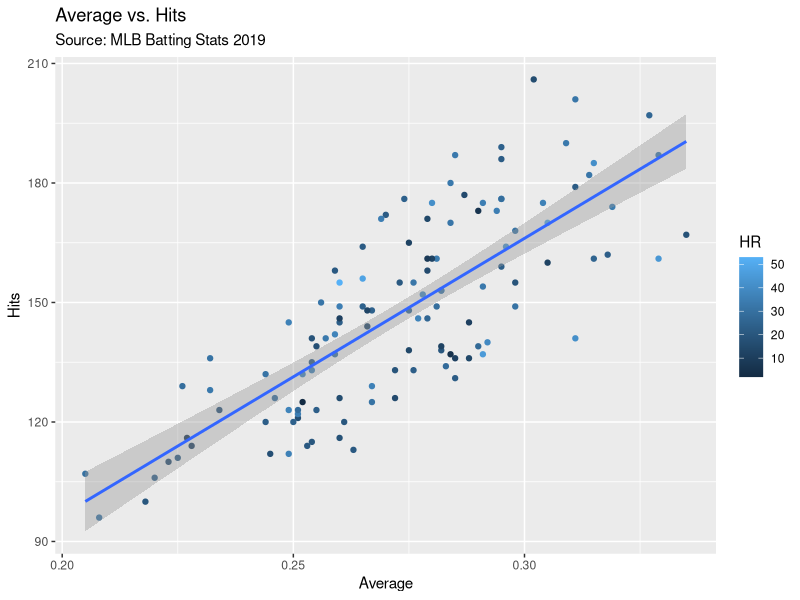
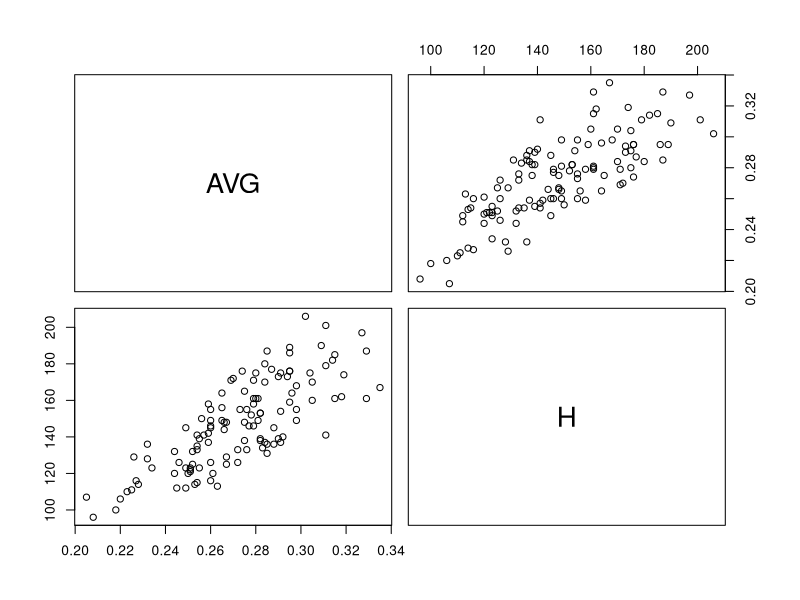
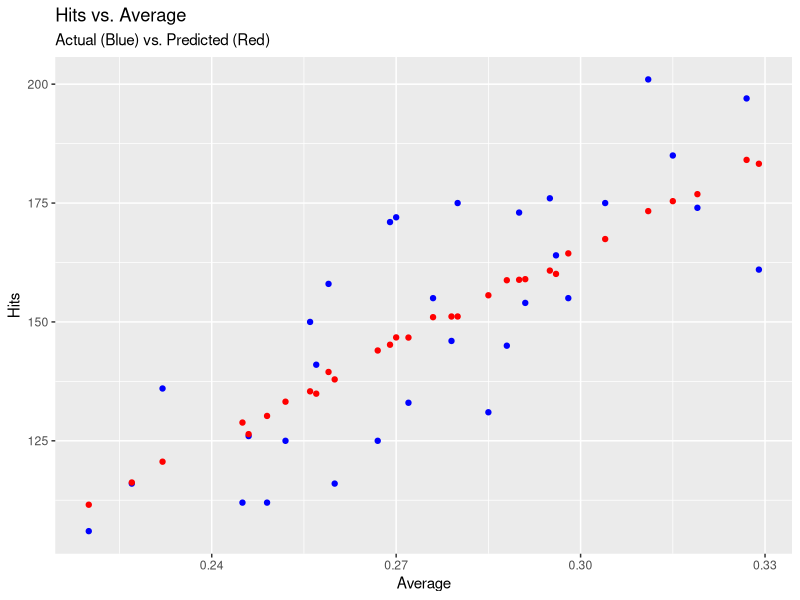
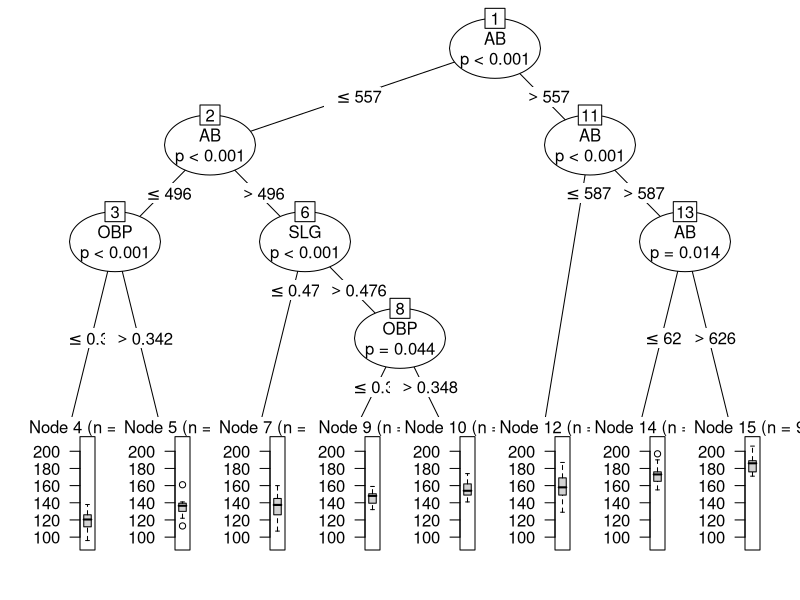
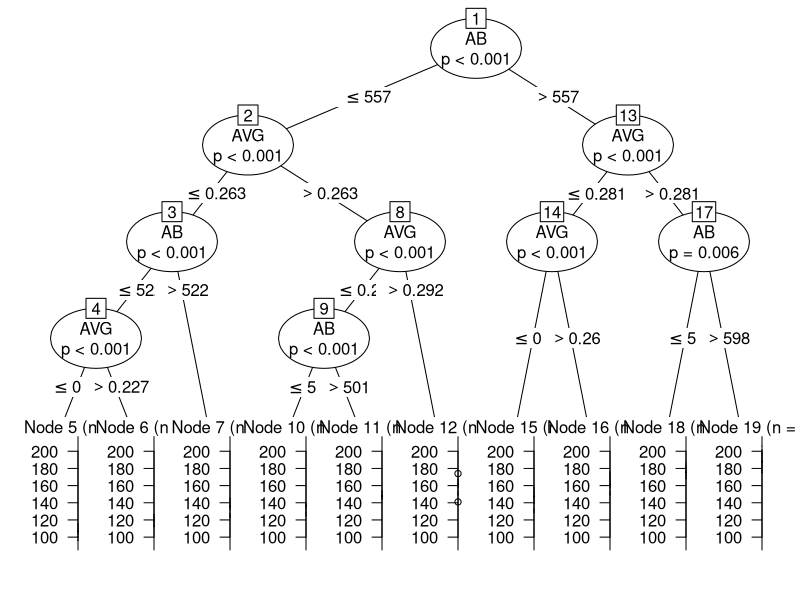
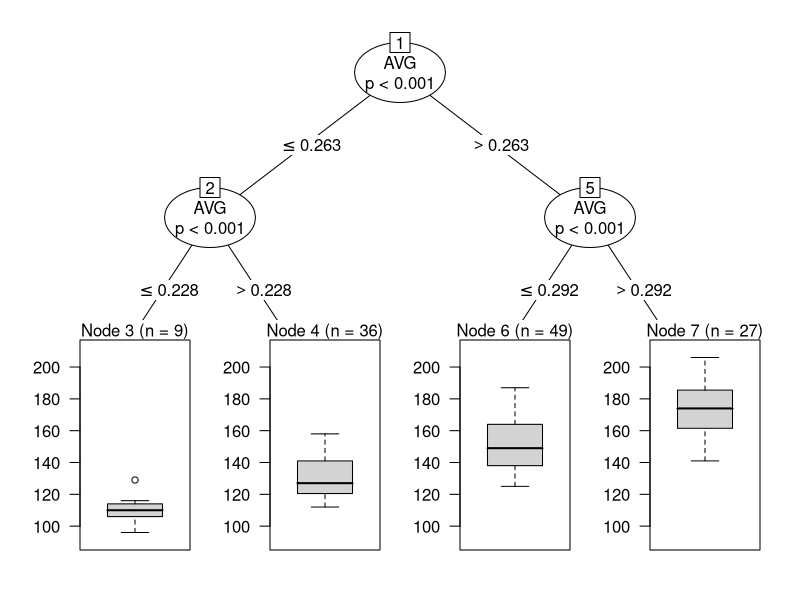
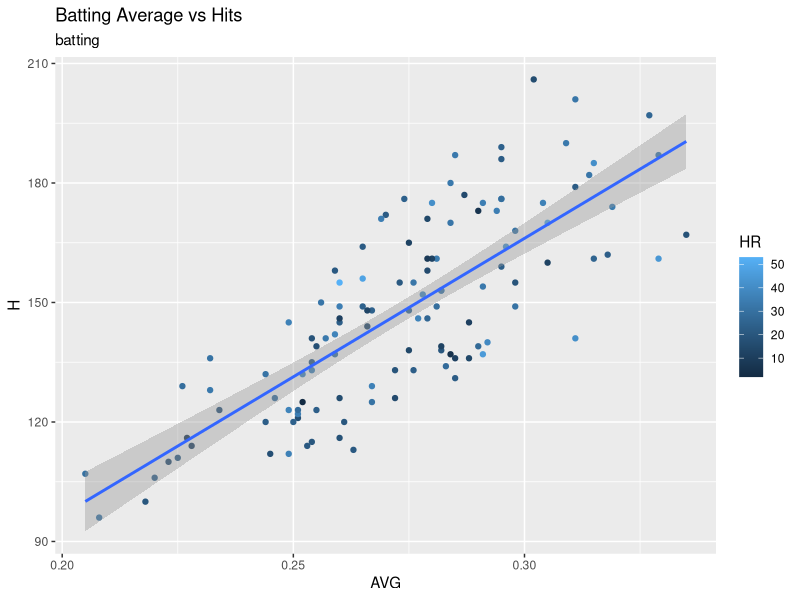
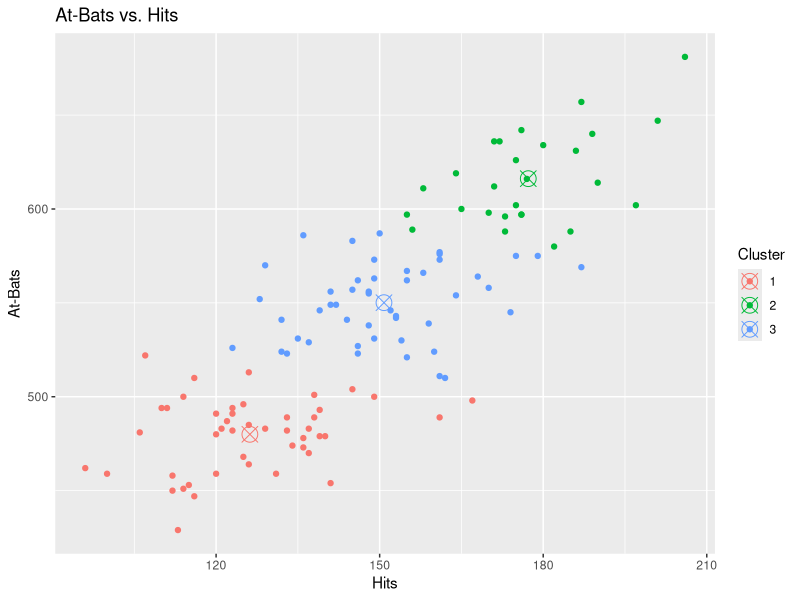

The R source for these figures, in order:
## ---- chunk 1
install.packages("tidyverse")

library(tidyverse)
## ---- chunk 2
batting <- read.csv("batting2019.csv")

structure(batting)
## ---- chunk 3
ggplot(data = batting, mapping = aes(x = AVG, y = H)) +
  geom_point(mapping = aes(color = HR)) +
  geom_smooth(method = "lm") +
  labs(title = "Average vs. Hits" ,
         subtitle = "Source: MLB Batting Stats 2019" ,
         x = "Average", y = "Hits")
## ---- chunk 4
hB19 <- select(batting, c("AVG", "H"))
pairs(hB19)
## ---- chunk 5
hBCorrelation19 <- cor(batting$AVG, batting$H)
## ---- chunk 6
model191 <- lm(H ~ AVG + SLG, data = batting)
model191
## ---- chunk 7
# Create a data frame with AVG and SLG entries
test191 <- data.frame(AVG = c(.305), SLG = c(.500))
# Predict the position with the model and test data
predictedH191 <- predict(model191, test191)
cat("At .305 Average, the Hits is", predictedH191)
## ---- chunk 8
model192 <- lm(H ~ AVG + OBP, data = batting)
model192
## ---- chunk 9
# Create a data frame with AVG and OBP entries
test192 <- data.frame(AVG = c(.305), OBP = c(.400))
# Predict the position with the model and test data
predictedH192 <- predict(model192, test192)
cat("At .305 Average, the Hits is", predictedH192)
## ---- chunk 10
model193 <- lm(H ~ AVG + OBP + SLG, data = batting)
model193
## ---- chunk 11
# Create a data frame with AVG, OBP and SLG entries
test193 <- data.frame(AVG = c(.305), OBP = c(.400), SLG = c(.500))
# Predict the position with the model and test data
predictedH193 <- predict(model193, test193)
cat("At .305 AVG, the H is", predictedH193)
## ---- chunk 12
# Output table with AVG of .305
avg30519 <- subset(batting, AVG == .305)
avg30519
# Calculate the avg and sd of Hits when AVG is .305
avgH19 <- mean(avg30519$H)
sdH19 <- sd(avg30519$H)
## ---- chunk 13
install.packages("caTools")
library(caTools)
## ---- chunk 14
# Set the random seed for repeatability
set.seed(123) 
# Split the data into 3:1 ratio
sample191 = sample.split(batting$AB, SplitRatio = .75)
train191 = subset(batting, sample191 == TRUE)
test191 = subset(batting, sample191 == FALSE)
## ---- chunk 15
predict191 <- lm(H ~ AVG, data = test191)
predict191
## ---- chunk 16
# Predict the position with the model and test data
predictedH191 <- predict(predict191, test191)
predictedH191
# Create data frame with actual and predicted values
battingPrediction191 <- data.frame(AVG = test191$AVG, 
                               ActualH = test191$H,
                               PredictedH = predictedH191)
battingPrediction191
## ---- chunk 17
# Set the random seed for repeatability
set.seed(123) 
# Split the data into 3:1 ratio
sample192 = sample.split(batting$AB, SplitRatio = .75)
train192 = subset(batting, sample192 == TRUE)
test192  = subset(batting, sample192 == FALSE)
## ---- chunk 18
predict192 <- lm(H ~ AVG + OBP, data = train191)
predict192
## ---- chunk 19
# Predict the position with the model and test data
predictedH192 <- predict(predict192, test192)
predictedH192
# Create data frame with actual and predicted values
battingPrediction192 <- data.frame(AVG = test191$AVG, 
                               ActualH = test191$H,
                               PredictedH = predictedH192)
battingPrediction192
## ---- chunk 20
# Set the random seed for repeatability
set.seed(123) 
# Split the data into 3:1 ratio
sample193 = sample.split(batting$AB, SplitRatio = .75)
train193 = subset(batting, sample193 == TRUE)
test193  = subset(batting, sample193 == FALSE)
## ---- chunk 21
predict193 <- lm(H ~ AVG + OBP + SLG, data = train193)
predict193
## ---- chunk 22
# Predict the position with the model and test data
predictedH193 <- predict(predict193, test193)
predictedH193
# Create data frame with actual and predicted values
battingPrediction193 <- data.frame(AVG = test193$AVG, 
                               ActualH = test193$H,
                               PredictedH = predictedH193)
battingPrediction193
## ---- chunk 23
ggplot(data = battingPrediction192, mapping = aes(x = AVG)) +
  geom_point(data = battingPrediction192, 
             mapping = aes(y = ActualH),
             color = "blue") +
  geom_point(data = battingPrediction192, 
             mapping = aes(y = PredictedH), 
             color = "red") +
  labs(title = "Hits vs. Average" ,
        subtitle = "Actual (Blue) vs. Predicted (Red)",
        y = "Hits", x = "Average")
## ---- chunk 24
summary(model192)
## ---- chunk 25
# Using the Metrics library for MSE
install.packages("Metrics")
library(Metrics)
## ---- chunk 26
# Mean Absolute Error
mae191 <- mae(battingPrediction191$ActualH, battingPrediction191$PredictedH)
cat("Mean Absolute Error:", mae191)
## ---- chunk 27
# Mean Squared Error
mse191 <- mse(battingPrediction191$ActualH, battingPrediction191$PredictedH)
cat("Mean Squared Error:", mse191)
## ---- chunk 28
# Root Mean Squared Error
sqrt(mse191)
rmse191 <- rmse(battingPrediction191$ActualH, battingPrediction191$PredictedH)
cat("Root Mean Squared Error:", rmse191)
## ---- chunk 29
# Mean Absolute Error
mae192 <- mae(battingPrediction192$ActualH, battingPrediction192$PredictedH)
cat("Mean Absolute Error:", mae192)
## ---- chunk 30
# Mean Squared Error
mse192 <- mse(battingPrediction192$ActualH, battingPrediction192$PredictedH)
cat("Mean Squared Error:", mse192)
## ---- chunk 31
# Root Mean Squared Error
sqrt(mse192)
rmse192 <- rmse(battingPrediction192$ActualH, battingPrediction192$PredictedH)
cat("Root Mean Squared Error:", rmse192)
## ---- chunk 32
# Mean Absolute Error
mae193 <- mae(battingPrediction193$ActualH, battingPrediction193$PredictedH)
cat("Mean Absolute Error:", mae193)
## ---- chunk 33
# Mean Squared Error
mse193 <- mse(battingPrediction193$ActualH, battingPrediction193$PredictedH)
cat("Mean Squared Error:", mse193)
## ---- chunk 34
# Root Mean Squared Error
sqrt(mse193)
rmse193 <- rmse(battingPrediction193$ActualH, battingPrediction193$PredictedH)
cat("Root Mean Squared Error:", rmse193)
## ---- chunk 35
install.packages("tidyverse")
install.packages("party")
## ---- chunk 36
library(tidyverse)
library(party)
## ---- chunk 37
batting <- read.csv("batting2019.csv")
structure(batting)
## ---- chunk 38
MLBtree <- ctree(H ~ AB + OBP + SLG , data = batting)
MLBtree
## ---- chunk 39
plot(MLBtree)
## ---- chunk 40
# Set the random seed for repeatability
set.seed(123) 

# Split the data into 3:1 ratio
sample = sample.split(batting$AB, SplitRatio = .75)
train = subset(batting, sample == TRUE)
test = subset(batting, sample == FALSE)
## ---- chunk 41
predict <- lm(H ~ OBP + AB + SLG, data = test)
predict
## ---- chunk 42
# Predict the position with the model and test data
predictedH <- predict(predict, test)
predictedH

# Create data frame with actual and predicted values
battingPrediction <- data.frame(AVG = test$AVG, 
                               ActualH = test$H,
                               PredictedH = predictedH)

battingPrediction
## ---- chunk 43
# Mean Absolute Error
mae <- mae(battingPrediction$ActualH, battingPrediction$PredictedH)
cat("Mean Absolute Error:", mae)
## ---- chunk 44
testPlayer <- data.frame(AB = as.integer(c(500)),
                          OBP = as.double(c(.320)),
                          SLG = as.double(c(.400)))
predictedPlayer <- predict(MLBtree, newdata = testPlayer)
predictedPlayer
## ---- chunk 45
MLBtree1 <- ctree(H ~ AB + OBP + SLG + AVG ,  data = batting)
MLBtree1
## ---- chunk 46
plot(MLBtree1)
## ---- chunk 47
# Set the random seed for repeatability
set.seed(123) 

# Split the data into 3:1 ratio
sample1 = sample.split(batting$AB, SplitRatio = .75)
train1 = subset(batting, sample1 == TRUE)
test1 = subset(batting, sample1 == FALSE)
## ---- chunk 48
predict1 <- lm(H ~ AVG + OBP + AB + SLG, data = test1)
predict1
## ---- chunk 49
# Predict the position with the model and test data
predictedH1 <- predict(predict1, test1)
predictedH1

# Create data frame with actual and predicted values
battingPrediction1 <- data.frame(AVG = test1$AVG, 
                               ActualH = test1$H,
                               PredictedH = predictedH1)

battingPrediction1
## ---- chunk 50
# Mean Absolute Error
mae1 <- mae(battingPrediction1$ActualH, battingPrediction1$PredictedH)
cat("Mean Absolute Error:", mae1)
## ---- chunk 51
testPlayer1 <- data.frame(AB = as.integer(c(500)),
                          OBP = as.double(c(.320)),
                          SLG = as.double(c(.400)),
                          AVG = as.double(c(.300)))
predictedPlayer1 <- predict(MLBtree1, newdata = testPlayer1)
predictedPlayer1
## ---- chunk 52
MLBtree11 <- ctree(H ~ AVG + OBP,  data = batting)
MLBtree11
## ---- chunk 53
plot(MLBtree11)
## ---- chunk 54
# Set the random seed for repeatability
set.seed(123) 

# Split the data into 3:1 ratio
sample11 = sample.split(batting$AB, SplitRatio = .75)
train11 = subset(batting, sample11 == TRUE)
test11 = subset(batting, sample11 == FALSE)
## ---- chunk 55
predict11 <- lm(H ~ AVG + OBP, data = test11)
predict11
## ---- chunk 56
# Predict the position with the model and test data
predictedH11 <- predict(predict11, test11)
predictedH11

# Create data frame with actual and predicted values
battingPrediction11 <- data.frame(AVG = test11$AVG, 
                               ActualH = test11$H,
                               PredictedH = predictedH11)

battingPrediction11
## ---- chunk 57
# Mean Absolute Error
mae11 <- mae(battingPrediction11$ActualH, battingPrediction11$PredictedH)
cat("Mean Absolute Error:", mae11)
## ---- chunk 58
# Mean Squared Error
mse11 <- mse(battingPrediction11$ActualH, battingPrediction11$PredictedH)
cat("Mean Squared Error:", mse11)
## ---- chunk 59
# Root Mean Squared Error
sqrt(mse11)
## ---- chunk 60
rmse11 <- rmse(battingPrediction11$ActualH, battingPrediction11$PredictedH)
cat("Root Mean Squared Error:", rmse11)
## ---- chunk 61
testPlayer11 <- data.frame(OBP = as.double(c(.320)),
                          AVG = as.double(c(.300)))
predictedPlayer11 <- predict(MLBtree11, newdata = testPlayer11)
predictedPlayer11
## ---- chunk 62
install.packages("tidyverse")
library(tidyverse)
## ---- chunk 63
library(ggplot2)
## ---- chunk 64
batting <- read.csv("batting2019.csv")
structure(batting)
## ---- chunk 65
ggplot(data = batting, mapping = aes(x = AVG, y = H)) +
  geom_point(mapping = aes(color = HR)) +
  geom_smooth(method = "lm") +
  labs(title = "Batting Average vs Hits" ,
         subtitle = "batting" ,
         x = "AVG")
## ---- chunk 66
set.seed(20)
mlbHits <- data.frame(H = batting$H, AB =batting$AB)
head(mlbHits)
## ---- chunk 67
mlbCluster <- kmeans(mlbHits, 3, nstart = 25)
mlbCluster
## ---- chunk 68
table(mlbCluster$cluster, batting$H)
## ---- chunk 69
mlbHits$Cluster <- as.factor(mlbCluster$cluster)
centroids <- as.data.frame(mlbCluster$centers)
centroids$Cluster <- as.factor(c(1:3))
ggplot(data = mlbHits, mapping = aes(x = H, y = AB, color = Cluster))+
  geom_point()+
  geom_point(data = centroids,aes(x = H, y = AB, fill = Cluster), size = 5, shape = 13) + labs(title = "At-Bats vs. Hits", x = "Hits", y = "At-Bats")
## ---- chunk 70
wss <- numeric(15)
for (k in 1:15)
  wss[k] = sum(kmeans(mlbHits, k, nstart = 25)$withinss)
## ---- chunk 71
wssResults <- data.frame(k = c(1:15), wss = wss)
wssResults
## ---- chunk 72
ggplot(data = wssResults, mapping = aes(x = k, y = wss))+
  geom_point()+
  geom_line()+
  labs(title = "K-means: MLB Hits", x = "K", y = "WSS")
